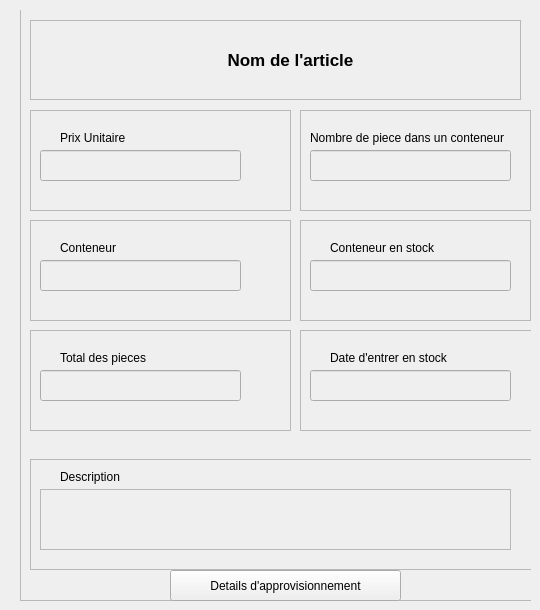
                     <widget class="QWidget" name="affichage1" native="true">
                      <widget class="QWidget" name="widget_6" native="true">
                       <property name="geometry">
                        <rect>
                         <x>10</x>
                         <y>10</y>
                         <width>521</width>
                         <height>591</height>
                        </rect>
                       </property>
                       <widget class="QFrame" name="frame_14">
                        <property name="geometry">
                         <rect>
                          <x>10</x>
                          <y>-40</y>
                          <width>521</width>
                          <height>631</height>
                         </rect>
                        </property>
                        <property name="frameShape">
                         <enum>QFrame::Shape::StyledPanel</enum>
                        </property>
                        <property name="frameShadow">
                         <enum>QFrame::Shadow::Raised</enum>
                        </property>
                        <widget class="QFrame" name="frame_15">
                         <property name="geometry">
                          <rect>
                           <x>10</x>
                           <y>140</y>
                           <width>261</width>
                           <height>101</height>
                          </rect>
                         </property>
                         <property name="frameShape">
                          <enum>QFrame::Shape::StyledPanel</enum>
                         </property>
                         <property name="frameShadow">
                          <enum>QFrame::Shadow::Raised</enum>
                         </property>
                         <widget class="QLabel" name="label_10">
                          <property name="geometry">
                           <rect>
                            <x>30</x>
                            <y>20</y>
                            <width>71</width>
                            <height>16</height>
                           </rect>
                          </property>
                          <property name="text">
                           <string>Prix Unitaire</string>
                          </property>
                         </widget>
                         <widget class="QLineEdit" name="prixUnitaire_detail">
                          <property name="enabled">
                           <bool>false</bool>
                          </property>
                          <property name="geometry">
                           <rect>
                            <x>10</x>
                            <y>40</y>
                            <width>201</width>
                            <height>31</height>
                           </rect>
                          </property>
                          <property name="font">
                           <font>
                            <family>Arial</family>
                            <pointsize>-1</pointsize>
                            <bold>true</bold>
                           </font>
                          </property>
                          <property name="text">
                           <string/>
                          </property>
                         </widget>
                        </widget>
                        <widget class="QFrame" name="frame_16">
                         <property name="geometry">
                          <rect>
                           <x>280</x>
                           <y>140</y>
                           <width>231</width>
                           <height>101</height>
                          </rect>
                         </property>
                         <property name="frameShape">
                          <enum>QFrame::Shape::StyledPanel</enum>
                         </property>
                         <property name="frameShadow">
                          <enum>QFrame::Shadow::Raised</enum>
                         </property>
                         <widget class="QLabel" name="label_11">
                          <property name="geometry">
                           <rect>
                            <x>10</x>
                            <y>20</y>
                            <width>201</width>
                            <height>16</height>
                           </rect>
                          </property>
                          <property name="text">
                           <string>Nombre de piece dans un conteneur</string>
                          </property>
                         </widget>
                         <widget class="QLineEdit" name="pieceParConteneur_detail">
                          <property name="enabled">
                           <bool>false</bool>
                          </property>
                          <property name="geometry">
                           <rect>
                            <x>10</x>
                            <y>40</y>
                            <width>201</width>
                            <height>31</height>
                           </rect>
                          </property>
                          <property name="font">
                           <font>
                            <family>Arial</family>
                            <pointsize>-1</pointsize>
                            <bold>true</bold>
                           </font>
                          </property>
                         </widget>
                        </widget>
                        <widget class="QFrame" name="frame_17">
                         <property name="geometry">
                          <rect>
                           <x>10</x>
                           <y>250</y>
                           <width>261</width>
                           <height>101</height>
                          </rect>
                         </property>
                         <property name="frameShape">
                          <enum>QFrame::Shape::StyledPanel</enum>
                         </property>
                         <property name="frameShadow">
                          <enum>QFrame::Shadow::Raised</enum>
                         </property>
                         <widget class="QLabel" name="label_13">
                          <property name="geometry">
                           <rect>
                            <x>30</x>
                            <y>20</y>
                            <width>71</width>
                            <height>16</height>
                           </rect>
                          </property>
                          <property name="text">
                           <string>Conteneur</string>
                          </property>
                         </widget>
                         <widget class="QLineEdit" name="conteneur_detail">
                          <property name="enabled">
                           <bool>false</bool>
                          </property>
                          <property name="geometry">
                           <rect>
                            <x>10</x>
                            <y>40</y>
                            <width>201</width>
                            <height>31</height>
                           </rect>
                          </property>
                          <property name="font">
                           <font>
                            <family>Arial</family>
                            <pointsize>-1</pointsize>
                            <bold>true</bold>
                           </font>
                          </property>
                          <property name="text">
                           <string/>
                          </property>
                         </widget>
                        </widget>
                        <widget class="QFrame" name="frame_18">
                         <property name="geometry">
                          <rect>
                           <x>10</x>
                           <y>360</y>
                           <width>261</width>
                           <height>101</height>
                          </rect>
                         </property>
                         <property name="frameShape">
                          <enum>QFrame::Shape::StyledPanel</enum>
                         </property>
                         <property name="frameShadow">
                          <enum>QFrame::Shadow::Raised</enum>
                         </property>
                         <widget class="QLabel" name="label_14">
                          <property name="geometry">
                           <rect>
                            <x>30</x>
                            <y>20</y>
                            <width>101</width>
                            <height>16</height>
                           </rect>
                          </property>
                          <property name="text">
                           <string>Total des pieces</string>
                          </property>
                         </widget>
                         <widget class="QLineEdit" name="piece_detail">
                          <property name="enabled">
                           <bool>false</bool>
                          </property>
                          <property name="geometry">
                           <rect>
                            <x>10</x>
                            <y>40</y>
                            <width>201</width>
                            <height>31</height>
                           </rect>
                          </property>
                          <property name="font">
                           <font>
                            <family>Arial</family>
                            <pointsize>-1</pointsize>
                            <bold>true</bold>
                           </font>
                          </property>
                         </widget>
                        </widget>
                        <widget class="QFrame" name="frame_19">
                         <property name="geometry">
                          <rect>
                           <x>280</x>
                           <y>250</y>
                           <width>231</width>
                           <height>101</height>
                          </rect>
                         </property>
                         <property name="frameShape">
                          <enum>QFrame::Shape::StyledPanel</enum>
                         </property>
                         <property name="frameShadow">
                          <enum>QFrame::Shadow::Raised</enum>
                         </property>
                         <widget class="QLabel" name="label_15">
                          <property name="geometry">
                           <rect>
                            <x>30</x>
                            <y>20</y>
                            <width>131</width>
                            <height>16</height>
                           </rect>
                          </property>
                          <property name="text">
                           <string>Conteneur en stock</string>
                          </property>
                         </widget>
                         <widget class="QLineEdit" name="nbConteneur_detail">
                          <property name="enabled">
                           <bool>false</bool>
                          </property>
                          <property name="geometry">
                           <rect>
                            <x>10</x>
                            <y>40</y>
                            <width>201</width>
                            <height>31</height>
                           </rect>
                          </property>
                          <property name="font">
                           <font>
                            <family>Arial</family>
                            <pointsize>-1</pointsize>
                            <bold>true</bold>
                           </font>
                          </property>
                         </widget>
                        </widget>
                        <widget class="QFrame" name="frame_20">
                         <property name="geometry">
                          <rect>
                           <x>280</x>
                           <y>360</y>
                           <width>261</width>
                           <height>101</height>
                          </rect>
                         </property>
                         <property name="frameShape">
                          <enum>QFrame::Shape::StyledPanel</enum>
                         </property>
                         <property name="frameShadow">
                          <enum>QFrame::Shadow::Raised</enum>
                         </property>
                         <widget class="QLabel" name="label_16">
                          <property name="geometry">
                           <rect>
                            <x>30</x>
                            <y>20</y>
                            <width>131</width>
                            <height>16</height>
                           </rect>
                          </property>
                          <property name="text">
                           <string>Date d'entrer en stock</string>
                          </property>
                         </widget>
                         <widget class="QLineEdit" name="dateEntrer_detail">
                          <property name="enabled">
                           <bool>false</bool>
                          </property>
                          <property name="geometry">
                           <rect>
                            <x>10</x>
                            <y>40</y>
                            <width>201</width>
                            <height>31</height>
                           </rect>
                          </property>
                          <property name="font">
                           <font>
                            <family>Arial</family>
                            <pointsize>-1</pointsize>
                            <bold>true</bold>
                           </font>
                          </property>
                         </widget>
                        </widget>
                        <widget class="QFrame" name="frame_21">
                         <property name="geometry">
                          <rect>
                           <x>10</x>
                           <y>50</y>
                           <width>491</width>
                           <height>80</height>
                          </rect>
                         </property>
                         <property name="frameShape">
                          <enum>QFrame::Shape::StyledPanel</enum>
                         </property>
                         <property name="frameShadow">
                          <enum>QFrame::Shadow::Raised</enum>
                         </property>
                         <widget class="QLabel" name="article_name">
                          <property name="geometry">
                           <rect>
                            <x>110</x>
                            <y>30</y>
                            <width>301</width>
                            <height>20</height>
                           </rect>
                          </property>
                          <property name="font">
                           <font>
                            <family>Arial</family>
                            <pointsize>13</pointsize>
                            <bold>true</bold>
                           </font>
                          </property>
                          <property name="text">
                           <string>Nom de l'article</string>
                          </property>
                          <property name="alignment">
                           <set>Qt::AlignmentFlag::AlignCenter</set>
                          </property>
                         </widget>
                        </widget>
                        <widget class="QFrame" name="frame_22">
                         <property name="geometry">
                          <rect>
                           <x>10</x>
                           <y>489</y>
                           <width>511</width>
                           <height>111</height>
                          </rect>
                         </property>
                         <property name="frameShape">
                          <enum>QFrame::Shape::StyledPanel</enum>
                         </property>
                         <property name="frameShadow">
                          <enum>QFrame::Shadow::Raised</enum>
                         </property>
                         <widget class="QTextEdit" name="description_detail">
                          <property name="enabled">
                           <bool>false</bool>
                          </property>
                          <property name="geometry">
                           <rect>
                            <x>10</x>
                            <y>30</y>
                            <width>471</width>
                            <height>61</height>
                           </rect>
                          </property>
                          <property name="font">
                           <font>
                            <pointsize>11</pointsize>
                           </font>
                          </property>
                         </widget>
                         <widget class="QLabel" name="label_18">
                          <property name="geometry">
                           <rect>
                            <x>30</x>
                            <y>10</y>
                            <width>121</width>
                            <height>16</height>
                           </rect>
                          </property>
                          <property name="text">
                           <string>Description</string>
                          </property>
                         </widget>
                        </widget>
                        <widget class="QPushButton" name="appro_detail">
                         <property name="geometry">
                          <rect>
                           <x>150</x>
                           <y>600</y>
                           <width>231</width>
                           <height>31</height>
                          </rect>
                         </property>
                         <property name="cursor">
                          <cursorShape>PointingHandCursor</cursorShape>
                         </property>
                         <property name="text">
                          <string>Details d'approvisionnement</string>
                         </property>
                        </widget>
                       </widget>
                      </widget>
                     </widget>
